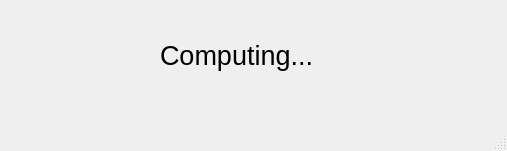
<?xml version="1.0" encoding="UTF-8"?>
<ui version="4.0">
 <class>MainWindow</class>
 <widget class="QMainWindow" name="MainWindow">
  <property name="geometry">
   <rect>
    <x>0</x>
    <y>0</y>
    <width>507</width>
    <height>151</height>
   </rect>
  </property>
  <property name="windowTitle">
   <string>Running</string>
  </property>
  <widget class="QWidget" name="centralwidget">
   <widget class="QLabel" name="label">
    <property name="geometry">
     <rect>
      <x>160</x>
      <y>20</y>
      <width>201</width>
      <height>71</height>
     </rect>
    </property>
    <property name="font">
     <font>
      <pointsize>20</pointsize>
     </font>
    </property>
    <property name="text">
     <string>Computing...</string>
    </property>
   </widget>
  </widget>
  <widget class="QMenuBar" name="menubar">
   <property name="geometry">
    <rect>
     <x>0</x>
     <y>0</y>
     <width>507</width>
     <height>25</height>
    </rect>
   </property>
  </widget>
  <widget class="QStatusBar" name="statusbar"/>
 </widget>
 <resources/>
 <connections/>
</ui>
